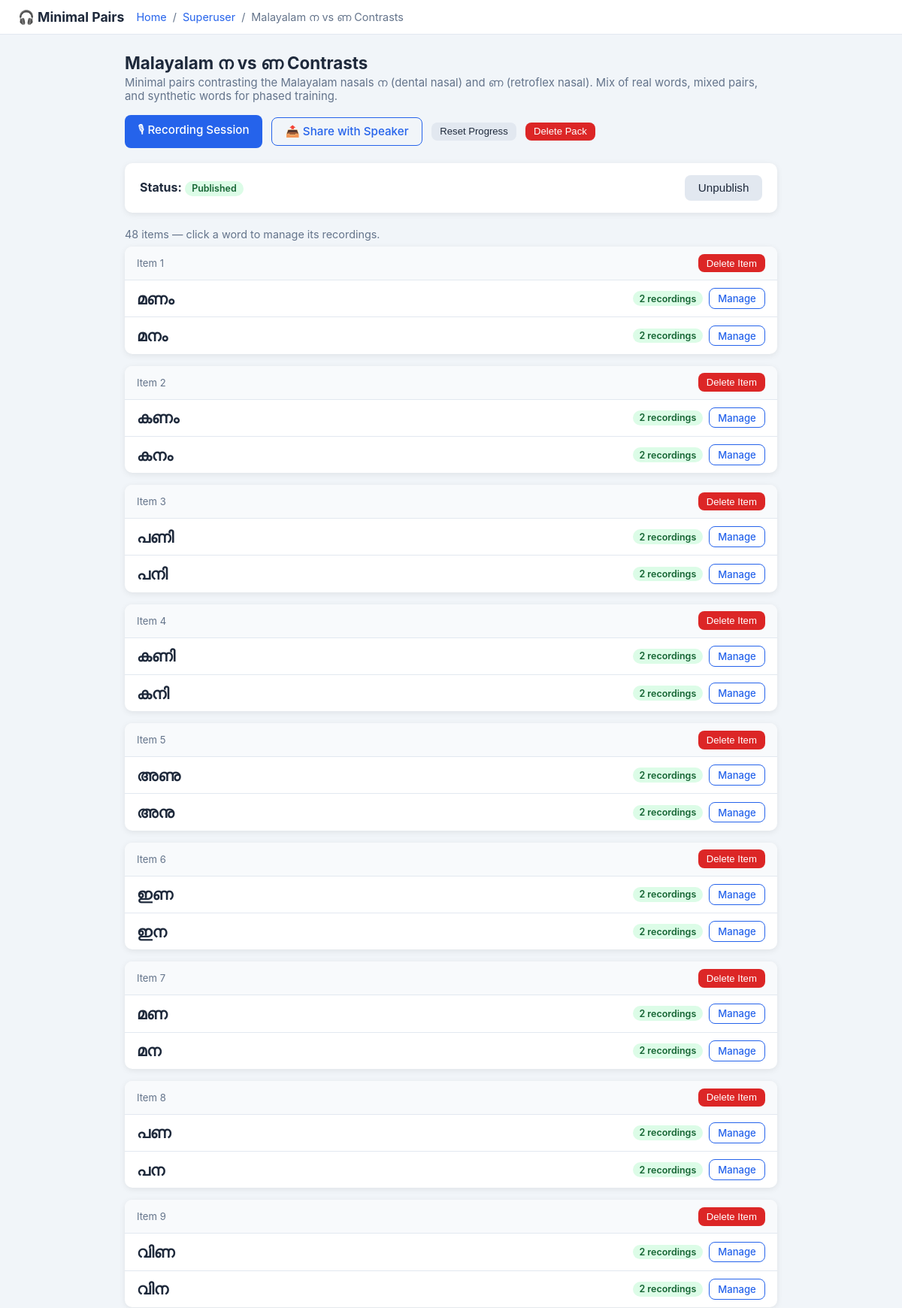
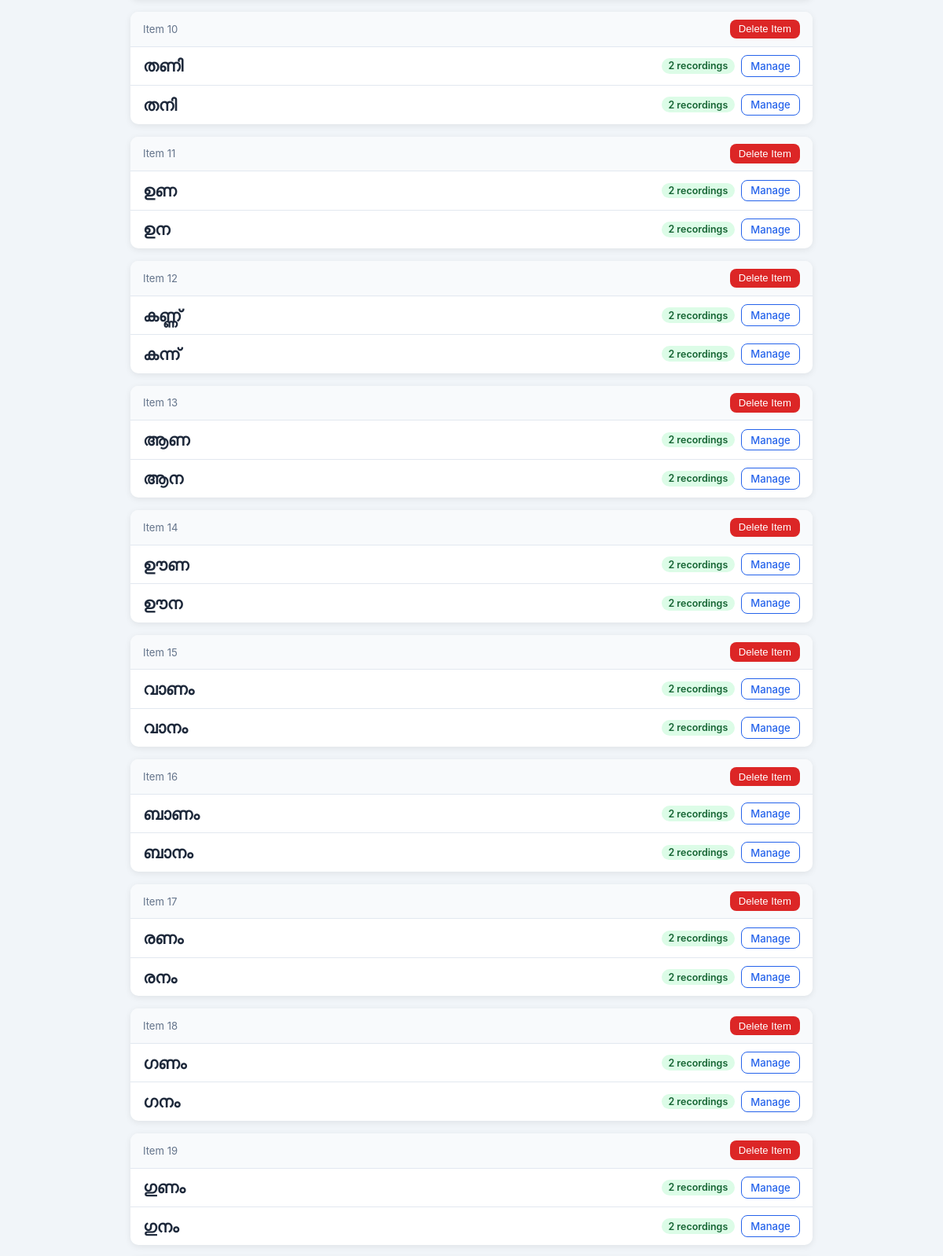
Screenshot of /superuser/pack/2 (upper part) with the database file from the repository (2 pictures, top to bottom).
### tables this page shows
CREATE TABLE pack (
            id INTEGER PRIMARY KEY AUTOINCREMENT,
            name TEXT NOT NULL UNIQUE,
            description TEXT,
            published INTEGER NOT NULL DEFAULT 0,
            created_at TEXT NOT NULL DEFAULT (datetime('now'))
        );

CREATE TABLE word (
            id INTEGER PRIMARY KEY AUTOINCREMENT,
            item_id INTEGER NOT NULL REFERENCES item(id) ON DELETE CASCADE,
            label TEXT NOT NULL,
            word_type TEXT NOT NULL DEFAULT 'real'
        );

### app.py (the view)
@app.route('/superuser/pack/<int:pack_id>')
def su_pack(pack_id):
    db = get_db()
    pack = db.execute('SELECT * FROM pack WHERE id = ?', (pack_id,)).fetchone()
    if not pack:
        db.close()
        return 'Pack not found', 404
    raw_items = db.execute(
        'SELECT * FROM item WHERE pack_id = ? ORDER BY id', (pack_id,)
    ).fetchall()
    items_data = []
    all_have_recordings = True
    for item in raw_items:
        raw_words = db.execute(
            'SELECT * FROM word WHERE item_id = ? ORDER BY id', (item['id'],)
        ).fetchall()
        words_data = []
        for w in raw_words:
            cnt = db.execute(
                'SELECT COUNT(*) as c FROM recording WHERE word_id = ?', (w['id'],)
            ).fetchone()['c']
            if cnt == 0:
                all_have_recordings = False
            words_data.append({'id': w['id'], 'label': w['label'], 'rec_count': cnt})
        items_data.append({'id': item['id'], 'words': words_data})
    db.close()
    return render_template('superuser/pack.html',
                           pack=pack,
                           items=items_data,
                           all_have_recordings=all_have_recordings)

### database.py (called while the page is built)
def get_db():
    conn = sqlite3.connect(DB_PATH)
    conn.row_factory = sqlite3.Row
    conn.execute("PRAGMA foreign_keys = ON")
    return conn

### templates/superuser/pack.html (shortened to what this page needs)
{% extends "base.html" %}
{% block nav %}
<nav class="breadcrumb">
  <a href="/">Home</a>
  <span class="sep"></span>
  <a href="/superuser/">Superuser</a>
  <span class="sep"></span>
  {{ pack.name }}
</nav>
{% endblock %}
{% block content %}
<div class="pack-header">
  <div>
    <div class="pack-title">{{ pack.name }}</div>
    {% if pack.description %}
      <div class="pack-desc">{{ pack.description }}</div>
    {% endif %}
  </div>
  <div class="flex-row">
    <a href="/superuser/pack/{{ pack.id }}/session" class="btn btn-primary">🎙 Recording Session</a>
    <a href="/superuser/pack/{{ pack.id }}/export-session" class="btn btn-outline">📤 Share with Speaker</a>
    <button class="btn btn-grey btn-sm" onclick="resetProgress()">Reset Progress</button>
    <form method="POST" action="/superuser/pack/{{ pack.id }}/delete"
          onsubmit="return confirm('Delete this pack and all its recordings? This cannot be undone.')">
      <button type="submit" class="btn btn-danger btn-sm">Delete Pack</button>
    </form>
  </div>
</div>
<div class="publish-bar">
  <div>
    <strong>Status:</strong>
    {% if pack.published %}
      <span class="badge badge-green">Published</span>
    {% else %}
      <span class="badge badge-grey">Draft (not visible to trainees)</span>
    {% endif %}
  </div>
  <div class="flex-row">
    {% if pack.published %}
      <form method="POST" action="/superuser/pack/{{ pack.id }}/publish">
        <button type="submit" class="btn btn-grey">Unpublish</button>
      </form>
    {% endif %}
  </div>
</div>
{% if items %}
  <p class="text-muted mb-1">{{ items|length }} item{{ 's' if items|length != 1 }} — click a word to manage its recordings.</p>
  {% for item in items %}
  <div class="item-block">
    <div class="item-header">
      <span>Item {{ loop.index }}</span>
      <form method="POST" action="/superuser/item/{{ item.id }}/delete"
            onsubmit="return confirm('Delete this item and all its recordings? SRS progress for this item will also be cleared.')">
        <button type="submit" class="btn btn-danger btn-sm">Delete Item</button>
      </form>
    </div>
    {% for word in item.words %}
    <div class="word-row">
      <span class="word-label">{{ word.label }}</span>
      <div class="word-actions">
        {% if word.rec_count == 0 %}
          <span class="badge badge-red">⚠ No recordings</span>
        {% else %}
          <span class="badge badge-green">{{ word.rec_count }} recording{{ 's' if word.rec_count != 1 }}</span>
        {% endif %}
        <a href="/superuser/word/{{ word.id }}" class="btn btn-outline btn-sm">Manage</a>
      </div>
    </div>
    {% endfor %}
  </div>
  {% endfor %}
{% else %}
  <div class="card text-center" style="color:var(--text-muted); padding:2rem;">
    This pack has no items. All items were deleted, or the import was empty.
  </div>
{% endif %}
{% endblock %}

### templates/base.html (shortened to what this page needs)
<!DOCTYPE html>
<html lang="en">
<head>
  <link rel="stylesheet" href="{{ url_for('static', filename='css/style.css') }}">
</head>
<body>
<header>
  <a href="/" class="site-title">🎧 Minimal Pairs</a>
  {% block nav %}{% endblock %}
</header>
<main>
  {% block content %}{% endblock %}
</main>
</body>
</html>

### static/css/style.css (style rules this page uses)
*, *::before, *::after { box-sizing: border-box; margin: 0; padding: 0; }
:root { --blue: #2563eb; --blue-dark: #1d4ed8; --green: #16a34a; --red: #dc2626; --amber: #d97706; --grey: #64748b; --grey-light:#e2e8f0; --bg: #f1f5f9; --surface: #ffffff; --text: #1e293b; --text-muted:#64748b; --radius: 10px; --shadow: 0 2px 8px rgba(0,0,0,.08); }
body { font-family: -apple-system, BlinkMacSystemFont, 'Segoe UI', sans-serif; background: var(--bg); color: var(--text); min-height: 100vh; }
a { color: var(--blue); text-decoration: none; }
header { background: var(--surface); border-bottom: 1px solid var(--grey-light); padding: .75rem 1.5rem; display: flex; align-items: center; gap: 1rem; }
.site-title { font-weight: 700; font-size: 1.1rem; color: var(--text); }
.breadcrumb { display: flex; align-items: center; gap: .4rem; font-size: .9rem; color: var(--text-muted); flex-wrap: wrap; }
.breadcrumb a { color: var(--blue); }
.breadcrumb .sep::before { content: '/'; margin: 0 .1rem; }
main { max-width: 900px; margin: 0 auto; padding: 1.5rem 1rem; }
.btn { display: inline-flex; align-items: center; gap: .4rem; padding: .55rem 1.1rem; border-radius: 8px; border: none; cursor: pointer; font-size: .95rem; font-weight: 500; transition: opacity .15s, transform .1s; text-decoration: none; }
.btn-primary { background: var(--blue); color: #fff; }
.btn-danger { background: var(--red); color: #fff; }
.btn-grey { background: var(--grey-light); color: var(--text); }
.btn-outline { background: transparent; border: 1.5px solid var(--blue); color: var(--blue); }
.btn-sm { padding: .3rem .7rem; font-size: .82rem; }
.badge { display: inline-block; padding: .15rem .55rem; border-radius: 999px; font-size: .78rem; font-weight: 600; }
.badge-green { background: #dcfce7; color: #166534; }
.pack-header { display: flex; align-items: flex-start; justify-content: space-between; gap: 1rem; margin-bottom: 1.25rem; flex-wrap: wrap; }
.pack-title { font-size: 1.4rem; font-weight: 700; }
.pack-desc { color: var(--text-muted); margin-top: .25rem; font-size: .93rem; }
.item-block { background: var(--surface); border-radius: var(--radius); box-shadow: var(--shadow); margin-bottom: 1rem; overflow: hidden; }
.item-header { display: flex; align-items: center; justify-content: space-between; padding: .6rem 1rem; background: #f8fafc; border-bottom: 1px solid var(--grey-light); font-size: .82rem; color: var(--text-muted); }
.word-row { display: flex; align-items: center; justify-content: space-between; padding: .65rem 1rem; border-bottom: 1px solid var(--grey-light); gap: .75rem; }
.word-row:last-child { border-bottom: none; }
.word-label { font-size: 1.3rem; font-weight: 600; flex: 1; }
.word-actions { display: flex; align-items: center; gap: .5rem; flex-wrap: wrap; }
.publish-bar { display: flex; align-items: center; justify-content: space-between; gap: 1rem; padding: 1rem 1.25rem; background: var(--surface); border-radius: var(--radius); box-shadow: var(--shadow); margin-bottom: 1.25rem; flex-wrap: wrap; }
.flex-row { display: flex; gap: .75rem; align-items: center; flex-wrap: wrap; }
.mb-1 { margin-bottom: .5rem; }
.text-muted { color: var(--text-muted); font-size: .9rem; }

### rows the page displays
pack: name "Malayalam ന vs ണ Contrasts", description "Minimal pairs contrasting the Malayalam nasals ന (dental nasal) and ണ (retroflex nasal). Mix of real words, mixed pairs, and synthetic words for phased training."
word: label "മണം", rec_count "2", rec_count "s"
word: label "മനം", rec_count "2", rec_count "s"
word: label "കണം", rec_count "2", rec_count "s"
word: label "കനം", rec_count "2", rec_count "s"
word: label "പണി", rec_count "2", rec_count "s"
word: label "പനി", rec_count "2", rec_count "s"
word: label "കണി", rec_count "2", rec_count "s"
word: label "കനി", rec_count "2", rec_count "s"
word: label "അണു", rec_count "2", rec_count "s"
word: label "അനു", rec_count "2", rec_count "s"
word: label "ഇണ", rec_count "2", rec_count "s"
word: label "ഇന", rec_count "2", rec_count "s"
word: label "മണ", rec_count "2", rec_count "s"
word: label "മന", rec_count "2", rec_count "s"
word: label "പണ", rec_count "2", rec_count "s"
word: label "പന", rec_count "2", rec_count "s"
word: label "വിണ", rec_count "2", rec_count "s"
word: label "വിന", rec_count "2", rec_count "s"
word: label "തണി", rec_count "2", rec_count "s"
word: label "തനി", rec_count "2", rec_count "s"
word: label "ഉണ", rec_count "2", rec_count "s"
word: label "ഉന", rec_count "2", rec_count "s"
word: label "കണ്ണ്", rec_count "2", rec_count "s"
word: label "കന്ന്", rec_count "2", rec_count "s"
word: label "ആണ", rec_count "2", rec_count "s"
word: label "ആന", rec_count "2", rec_count "s"
word: label "ഊണ", rec_count "2", rec_count "s"
word: label "ഊന", rec_count "2", rec_count "s"
word: label "വാണം", rec_count "2", rec_count "s"
word: label "വാനം", rec_count "2", rec_count "s"
word: label "ബാണം", rec_count "2", rec_count "s"
word: label "ബാനം", rec_count "2", rec_count "s"
word: label "രണം", rec_count "2", rec_count "s"
word: label "രനം", rec_count "2", rec_count "s"
word: label "ഗണം", rec_count "2", rec_count "s"
word: label "ഗനം", rec_count "2", rec_count "s"
word: label "ഗുണം", rec_count "2", rec_count "s"
word: label "ഗുനം", rec_count "2", rec_count "s"

### other values shown
{{ items|length }} "48"
{{ 's' if items|length != 1 }} "s"
